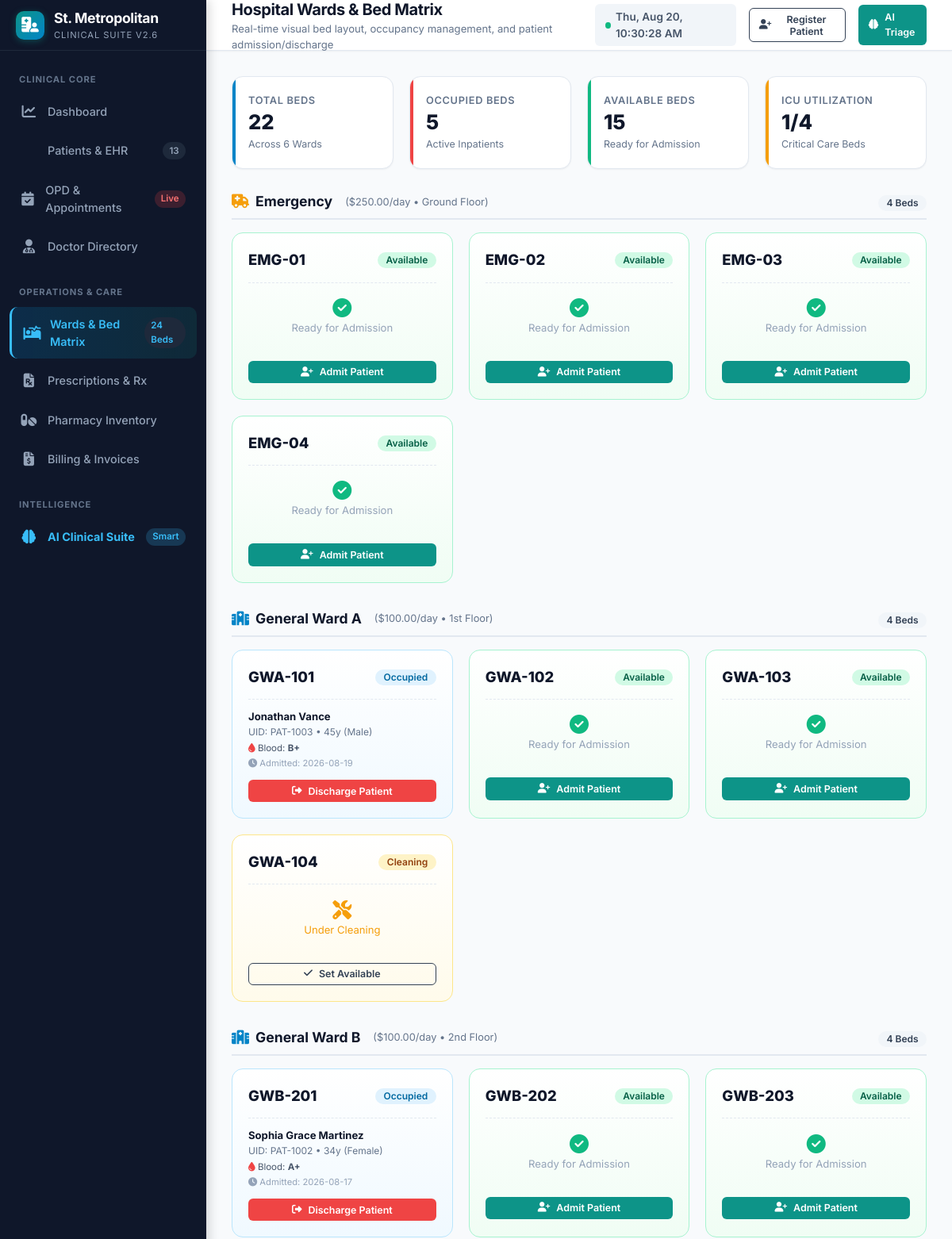
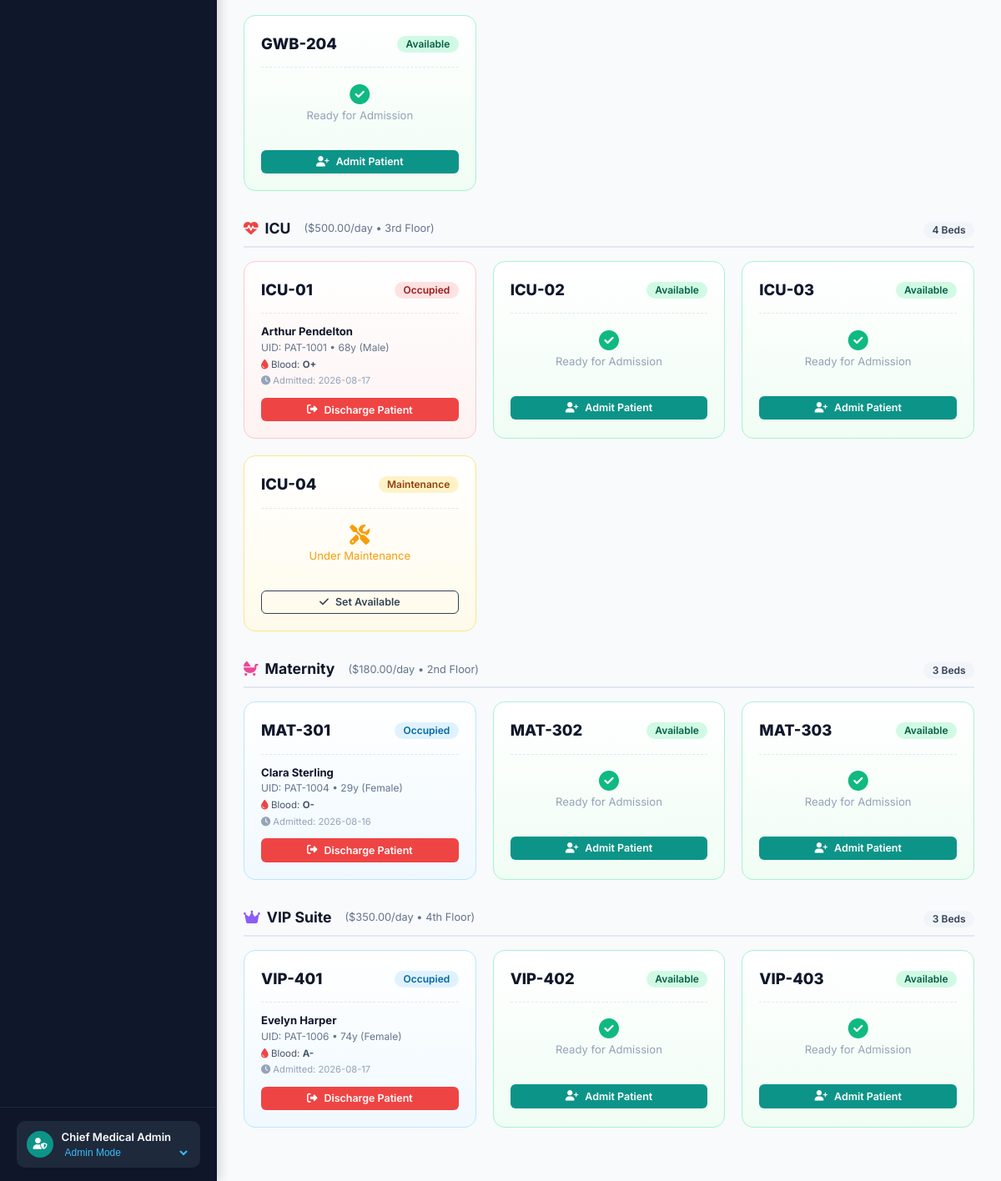
Screenshot of /beds with the database file from the repository (2 pictures, top to bottom).
### tables this page shows
CREATE TABLE beds (
        id INTEGER PRIMARY KEY AUTOINCREMENT,
        bed_number TEXT UNIQUE NOT NULL,
        ward TEXT NOT NULL, -- 'ICU', 'Emergency', 'General Ward A', 'General Ward B', 'Maternity', 'VIP Suite'
        floor TEXT,
        daily_rate REAL NOT NULL,
        status TEXT DEFAULT 'Available', -- 'Available', 'Occupied', 'Maintenance', 'Cleaning'
        patient_id INTEGER,
        admitted_at TIMESTAMP,
        FOREIGN KEY (patient_id) REFERENCES patients(id) ON DELETE SET NULL
    );

CREATE TABLE patients (
        id INTEGER PRIMARY KEY AUTOINCREMENT,
        patient_uid TEXT UNIQUE NOT NULL,
        name TEXT NOT NULL,
        age INTEGER NOT NULL,
        gender TEXT NOT NULL,
        blood_group TEXT,
        phone TEXT,
        email TEXT,
        address TEXT,
        emergency_contact_name TEXT,
        emergency_contact_phone TEXT,
        allergies TEXT,
        chronic_conditions TEXT,
        admission_status TEXT DEFAULT 'Outpatient', -- 'Outpatient', 'Admitted', 'Discharged', 'Emergency'
        bed_id INTEGER,
        created_at TIMESTAMP DEFAULT CURRENT_TIMESTAMP,
        FOREIGN KEY (bed_id) REFERENCES beds(id) ON DELETE SET NULL
    );

### app.py (the view)
@app.get("/beds", response_class=HTMLResponse)
async def beds_page(request: Request, ward: Optional[str] = None):
    beds = get_all_beds(ward_filter=ward or "")
    wards = {}
    for b in beds:
        w = b["ward"]
        if w not in wards:
            wards[w] = []
        wards[w].append(b)
    occupied_count = sum(1 for b in beds if b["status"] == "Occupied")
    available_count = sum(1 for b in beds if b["status"] == "Available")
    icu_total = sum(1 for b in beds if b["ward"] == "ICU")
    icu_occupied = sum(1 for b in beds if b["ward"] == "ICU" and b["status"] == "Occupied")
    all_p = get_all_patients()
    outpatients = [p for p in all_p if p["admission_status"] != "Admitted"]
    metrics = get_dashboard_metrics()
    return templates.TemplateResponse(
        request=request,
        name="beds.html",
        context={
            "active_page": "beds",
            "beds": beds,
            "wards": wards,
            "occupied_count": occupied_count,
            "available_count": available_count,
            "icu_total": icu_total,
            "icu_occupied": icu_occupied,
            "outpatient_list": outpatients,
            "total_patients": metrics["total_patients"]
        }
    )

### templates/beds.html (shortened to what this page needs)
{% extends "base.html" %}
{% block page_title %}Hospital Wards & Bed Matrix{% endblock %}
{% block page_subtitle %}Real-time visual bed layout, occupancy management, and patient admission/discharge{% endblock %}
{% block content %}
<div class="stats-grid" style="grid-template-columns: repeat(auto-fit, minmax(200px, 1fr));">
    <div class="stat-card blue">
        <div class="stat-content">
            <div class="stat-label">Total Beds</div>
            <div class="stat-value">{{ beds|length }}</div>
            <div class="stat-sub">Across 6 Wards</div>
        </div>
    </div>
    <div class="stat-card red">
        <div class="stat-content">
            <div class="stat-label">Occupied Beds</div>
            <div class="stat-value">{{ occupied_count }}</div>
            <div class="stat-sub">Active Inpatients</div>
        </div>
    </div>
    <div class="stat-card green">
        <div class="stat-content">
            <div class="stat-label">Available Beds</div>
            <div class="stat-value">{{ available_count }}</div>
            <div class="stat-sub">Ready for Admission</div>
        </div>
    </div>
    <div class="stat-card amber">
        <div class="stat-content">
            <div class="stat-label">ICU Utilization</div>
            <div class="stat-value">{{ icu_occupied }}/{{ icu_total }}</div>
            <div class="stat-sub">Critical Care Beds</div>
        </div>
    </div>
</div>
{% for ward_name, ward_beds in wards.items() %}
<div class="ward-section">
    <div class="ward-header">
        <div class="ward-title">
            {% if 'ICU' in ward_name %}
            <i class="fas fa-heartbeat" style="color:var(--danger);"></i>
            {% elif 'Emergency' in ward_name %}
            <i class="fas fa-ambulance" style="color:#f59e0b;"></i>
            {% elif 'VIP' in ward_name %}
            <i class="fas fa-crown" style="color:#8b5cf6;"></i>
            {% elif 'Maternity' in ward_name %}
            <i class="fas fa-baby-carriage" style="color:#ec4899;"></i>
            {% else %}
            <i class="fas fa-hospital-alt" style="color:var(--primary);"></i>
            {% endif %}
            <span>{{ ward_name }}</span>
            <span style="font-size:0.8rem; font-weight:normal; color:var(--slate-500); margin-left:8px;">
                (${{ "%.2f"|format(ward_beds[0].daily_rate) }}/day • {{ ward_beds[0].floor }})
            </span>
        </div>
        <div>
            <span class="badge badge-slate">{{ ward_beds|length }} Beds</span>
        </div>
    </div>
    <div class="beds-grid">
        {% for b in ward_beds %}
        <div class="bed-card {% if b.status == 'Available' %}available{% elif b.status == 'Occupied' %}{% if 'ICU' in ward_name %}icu-occupied{% else %}occupied{% endif %}{% else %}maintenance{% endif %}">
            <div class="bed-top">
                <div class="bed-number">{{ b.bed_number }}</div>
                <span class="badge {% if b.status == 'Available' %}badge-success{% elif b.status == 'Occupied' %}{% if 'ICU' in ward_name %}badge-danger{% else %}badge-primary{% endif %}{% else %}badge-warning{% endif %}">
                    {{ b.status }}
                </span>
            </div>
            {% if b.status == 'Occupied' and b.patient_name %}
            <div class="bed-patient-info">
                <div style="font-weight:700; color:var(--slate-900);">{{ b.patient_name }}</div>
                <div style="font-size:0.75rem; color:var(--slate-500);">
                    UID: {{ b.patient_uid }} • {{ b.patient_age }}y ({{ b.patient_gender }})
                </div>
                <div style="font-size:0.72rem; color:var(--slate-600); margin-top:3px;">
                    <i class="fas fa-tint" style="color:var(--danger);"></i> Blood: <strong>{{ b.patient_blood_group or 'N/A' }}</strong>
                </div>
                {% if b.admitted_at %}
                <div style="font-size:0.7rem; color:var(--slate-400); margin-top:2px;">
                    <i class="fas fa-clock"></i> Admitted: {{ b.admitted_at[:10] }}
                </div>
                {% endif %}
            </div>
            <div style="margin-top:0.75rem; display:flex; justify-content:space-between; align-items:center;">
                <button class="btn btn-danger btn-sm" style="width:100%;" onclick="dischargePatient({{ b.patient_id }})">
                    <i class="fas fa-sign-out-alt"></i> Discharge Patient
                </button>
            </div>
            {% elif b.status == 'Available' %}
            <div class="bed-patient-info" style="color:var(--slate-400); text-align:center; padding:1.2rem 0;">
                <i class="fas fa-check-circle" style="color:var(--success); font-size:1.5rem; margin-bottom:4px; display:block;"></i>
                Ready for Admission
            </div>
            <button class="btn btn-teal btn-sm" style="width:100%;" onclick="openAdmitModal({{ b.id }}, '{{ b.bed_number }}', '{{ b.ward }}')">
                <i class="fas fa-user-plus"></i> Admit Patient
            </button>
            {% else %}
            <div class="bed-patient-info" style="color:var(--warning); text-align:center; padding:1.2rem 0;">
                <i class="fas fa-tools" style="font-size:1.5rem; margin-bottom:4px; display:block;"></i>
                Under {{ b.status }}
            </div>
            <button class="btn btn-outline btn-sm" style="width:100%;" onclick="updateBedStatus({{ b.id }}, 'Available')">
                <i class="fas fa-check"></i> Set Available
            </button>
            {% endif %}
        </div>
        {% endfor %}
    </div>
</div>
{% endfor %}
{% endblock %}

### rows the page displays
beds: ward "Emergency", daily_rate "250.00", floor "Ground Floor", ward_beds "4", bed_number "EMG-01", status "Available"
beds: bed_number "EMG-02", status "Available"
beds: bed_number "EMG-03", status "Available"
beds: bed_number "EMG-04", status "Available"
beds: ward "General Ward A", daily_rate "100.00", floor "1st Floor", ward_beds "4", bed_number "GWA-101", status "Occupied", patient_name "Jonathan Vance", patient_uid "PAT-1003", patient_age "45", patient_gender "Male", blood_group "B+", admitted_at "2026-08-19"
beds: bed_number "GWA-102", status "Available"
beds: bed_number "GWA-103", status "Available"
beds: bed_number "GWA-104", status "Cleaning"
beds: ward "General Ward B", daily_rate "100.00", floor "2nd Floor", ward_beds "4", bed_number "GWB-201", status "Occupied", patient_name "Sophia Grace Martinez", patient_uid "PAT-1002", patient_age "34", patient_gender "Female", blood_group "A+", admitted_at "2026-08-17"
beds: bed_number "GWB-202", status "Available"
beds: bed_number "GWB-203", status "Available"
beds: bed_number "GWB-204", status "Available"
beds: ward "ICU", daily_rate "500.00", floor "3rd Floor", ward_beds "4", bed_number "ICU-01", status "Occupied", patient_name "Arthur Pendelton", patient_uid "PAT-1001", patient_age "68", patient_gender "Male", blood_group "O+", admitted_at "2026-08-17", {{ b.patient_id }} 1 (drawn)
beds: bed_number "ICU-02", status "Available"
beds: bed_number "ICU-03", status "Available"
beds: bed_number "ICU-04", status "Maintenance"
beds: ward "Maternity", daily_rate "180.00", floor "2nd Floor", ward_beds "3", bed_number "MAT-301", status "Occupied", patient_name "Clara Sterling", patient_uid "PAT-1004", patient_age "29", patient_gender "Female", blood_group "O-", admitted_at "2026-08-16"
beds: bed_number "MAT-302", status "Available"
beds: bed_number "MAT-303", status "Available"
beds: ward "VIP Suite", daily_rate "350.00", floor "4th Floor", ward_beds "3", bed_number "VIP-401", status "Occupied", patient_name "Evelyn Harper", patient_uid "PAT-1006", patient_age "74", patient_gender "Female", blood_group "A-", admitted_at "2026-08-17"
beds: bed_number "VIP-402", status "Available"
beds: bed_number "VIP-403", status "Available"

### other values shown
{{ total_patients or 10 }} "13"
{{ beds|length }} "22"
{{ occupied_count }} "5"
{{ available_count }} "15"
{{ icu_occupied }} "1"
{{ icu_total }} "4"
